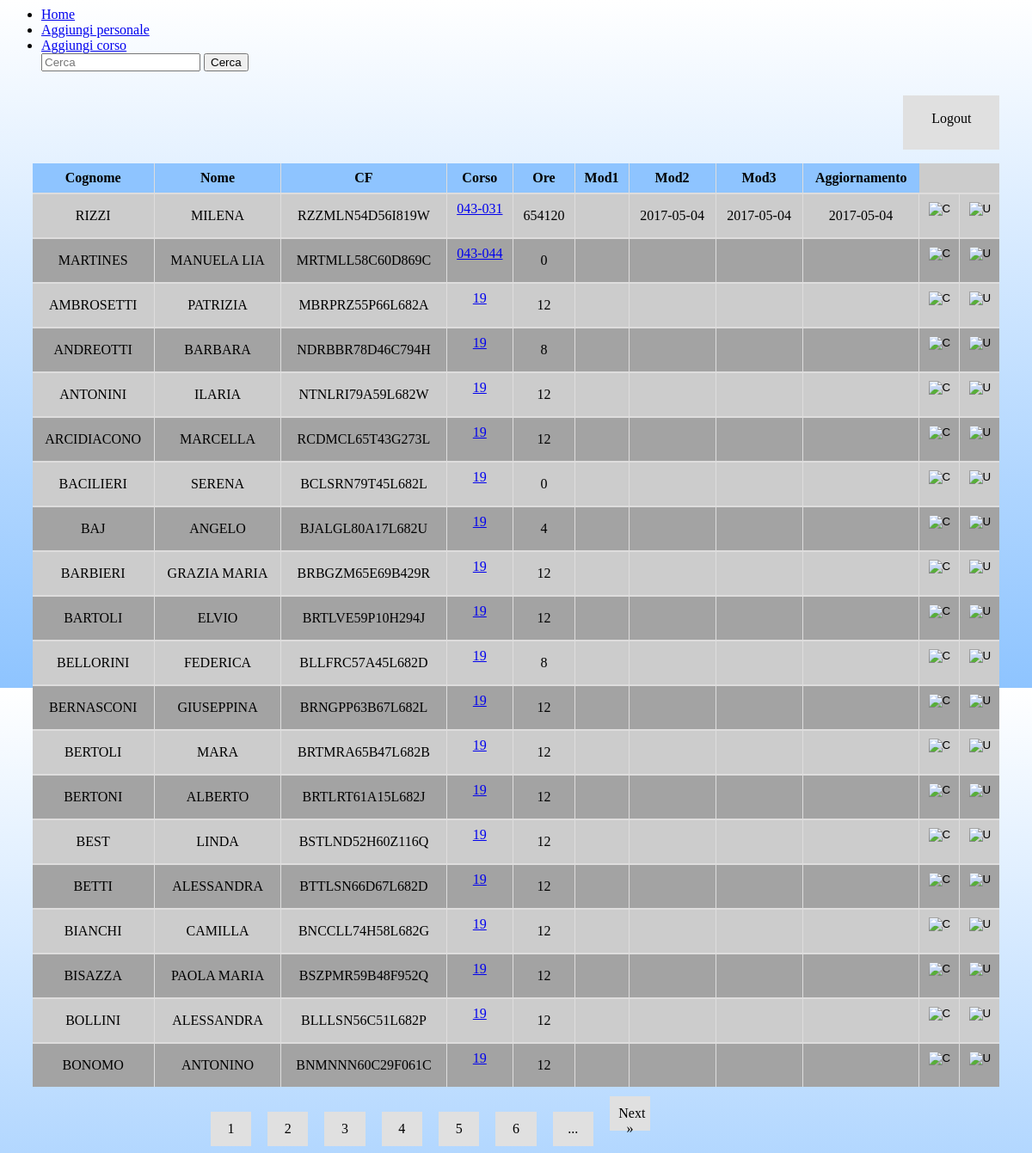
Page /DataView.php (signed in) on the committed database.
### tables this page shows
CREATE TABLE `personale` (
  `Id` int(11) NOT NULL AUTO_INCREMENT,
  `Cognome` varchar(45) DEFAULT NULL,
  `Nome` varchar(45) DEFAULT NULL,
  `DataNascita` date DEFAULT NULL,
  `ComuneNascita` varchar(45) DEFAULT NULL,
  `CF` varchar(20) DEFAULT NULL,
  PRIMARY KEY (`Id`),
  UNIQUE KEY `CF_UNIQUE` (`CF`)
);

CREATE TABLE `corsi_personale` (
  `Id_Sede` int(11) NOT NULL,
  `Id_Personale` int(11) NOT NULL,
  `Id_Corso` varchar(10) DEFAULT NULL,
  `Ore` int(11) DEFAULT NULL,
  `Mod1` date DEFAULT NULL,
  `Mod2` date DEFAULT NULL,
  `Mod3` date DEFAULT NULL,
  `Aggiornamento` date DEFAULT NULL,
  KEY `Link_personale_idx` (`Id_Personale`),
  KEY `Link_Sedi_idx` (`Id_Sede`),
  KEY `Link_corsi_idx` (`Id_Corso`),
  KEY `Linkk_corsi_idx` (`Id_Corso`),
  CONSTRAINT `Link_Sedi` FOREIGN KEY (`Id_Sede`) REFERENCES `sedi` (`id`) ON DELETE NO ACTION ON UPDATE CASCADE,
  CONSTRAINT `Link_personale` FOREIGN KEY (`Id_Personale`) REFERENCES `personale` (`Id`) ON DELETE CASCADE ON UPDATE CASCADE,
  CONSTRAINT `Linkk_corsi` FOREIGN KEY (`Id_Corso`) REFERENCES `corsi` (`Id`) ON DELETE SET NULL ON UPDATE CASCADE
);

### dbHandler.php (called while the page is built, shortened)
<?php
Class DbHandler {
  protected $conn;
  function __construct(){
    $this->servername = 'localhost';
    $this->username = 'root';
    $this->password = 'root';
    $this->dbName = 'corsisicurezzadb';
    try {
      $this->conn = new PDO("mysql:host=$this->servername;dbname=$this->dbName", $this->username, $this->password);
      $this->conn->setAttribute(PDO::ATTR_ERRMODE, PDO::ERRMODE_EXCEPTION);
    }
    catch(PDOException $e) {
      echo "Connection failed: " . $e->getMessage();
    }
  }
  public function query($query){
    try {
      $sth = $this->conn->prepare($query);
      $sth->execute();
      return $sth;
    }
    catch(PDOException $e){
      return null;
    }
  }
}
Class DataViewHandler extends DbHandler{
  private $x_pag;
  private $all_pages;
  function __construct(){
    $search = $this->getSearchedText();
    $this->all_rows = $this->query($this->countQuery($search))->fetchColumn();
    $this->x_pag = $this->getRecordPerPag();
    $this->all_pages = ceil($this->all_rows / $this->x_pag);
  }
  public function buildQuery($searchText){
    $sql = "SELECT corsisicurezzadb.personale.*, corsisicurezzadb.corsi_personale.Id_Sede, corsisicurezzadb.corsi_personale.Id_Corso, corsisicurezzadb.corsi_personale.Ore, corsisicurezzadb.corsi_personale.Mod1, corsisicurezzadb.corsi_personale.Mod2, corsisicurezzadb.corsi_personale.Mod3, corsisicurezzadb.corsi_personale.Aggiornamento".
    " from corsi_personale JOIN personale on (corsi_personale.Id_Personale = personale.Id)".
    " where personale.CF LIKE '%$searchText%'".
    " or personale.Cognome LIKE '%$searchText%'".
    " or personale.Nome LIKE '%$searchText%'".
    " or corsi_personale.Id_Corso LIKE '%$searchText%'".
    " order by corsi_personale.Id_Corso, personale.Cognome";
    return $sql;
  }
  public function countQuery($searchText){
    $sql = "SELECT count(corsisicurezzadb.personale.Id)".
    " from corsi_personale, personale".
    " where corsisicurezzadb.corsi_personale.Id_Personale = corsisicurezzadb.personale.Id".
    " and ( personale.CF LIKE '%$searchText%'".
    " or personale.Cognome LIKE '%$searchText%'".
    " or personale.Nome LIKE '%$searchText%'".
    " or corsi_personale.Id_Corso LIKE '%$searchText%' )";
    return $sql;
  }
  public function getSearchedText(){
    return (string)$_GET['src'];
  }
  public function getPag(){
    $pag = isset($_GET['pag']) ? $_GET['pag'] : 1;
    return $pag;
  }
  public function getRecordPerPag(){
    $x_pag = isset($_GET['rpp']) ? $_GET['rpp'] : 20;
    return $x_pag;
  }
  public function search(){
    $first = ($this->getPag()-1) * $this->x_pag;
    $sth = $this->query($this->buildQuery($this->getSearchedText()).' LIMIT '.$first.', '.$this->x_pag);
    $tab = [];
    while($r = $sth->fetch(PDO::FETCH_ASSOC))
      array_push($tab, $r);
    return $tab;
  }
  public function getPagLinks(){
    $list = array();
    $pag = $this->getPag();
    if($this->all_pages > 1){
    if ($this->all_pages > $pag)
      $list["next"] = $pag +1;
    $npgs = 5;
    for ($i = 0; $i <= $npgs; $i++)
        $list[$i] = $i + $pag;
    if ($this->all_pages > $pag + 5)
      $list["..."] = $pag +5;
    $list["src"] = $this->getSearchedText();
    return $list;
    }
  }
}
Class UserHandler extends DbHandler{
  public function getAcLv(){
    return $_SESSION["accessLv"];
  }
}
?>

### DataView.php (the view, shortened to what this page needs)
<?php
  require_once('dbHandler.php');
  $u = new UserHandler();
  $u->verifySession();
  $lv = $u->getAcLv();
?>
<html>
  <head>
      <link rel="stylesheet" type="text/css" href="style.css">
  </head>
  <body>
    <div class="">
      <div class="">
        <ul class="">
          <li>
            <a href="index.html">Home</a>
          </li>
          <?php
            if ($lv > 0)
              echo '<li><a href="addPersonale.php">Aggiungi personale</a></li>';
            if ($lv > 1)
              echo '<li><a href="addCorso.php">Aggiungi corso</a></li>';
          ?>
          <form action="DataView.php" method="get">
            <input type="text" name="src" placeholder="Cerca" value="<?php echo (isset($_GET['src']))?$_GET['src']:''; ?>" class="searchbox" />
            <input type="submit" value="Cerca" class="searchbtn" />
          </form>
        </ul>
        <ul class="logout-bar">
          <li>
            <a href="LogoutResponse.php">Logout</a>
          </li>
        </ul>
      </div>
      <?php
        $dv_handler = new DataViewHandler();
        $pag = $dv_handler->getPag();
        $src = $dv_handler->getSearchedText();
        $str = "<table class='table'>".
            "<thead>".
                "<tr>".
                  "<th scope='col'>Cognome</th>".
                  "<th scope='col'>Nome</th>".
                  "<th scope='col'>CF</th>".
                  "<th scope='col'>Corso</th>".
                  "<th scope='col'>Ore</th>".
                  "<th scope='col'>Mod1</th>".
                  "<th scope='col'>Mod2</th>".
                  "<th scope='col'>Mod3</th>".
                  "<th scope='col'>Aggiornamento</th>".
                "</tr>".
            "</thead>".
            "<tbody>";
        $i = 0;
        foreach ($dv_handler->search() as $record) {
          $i = $i + 1;
          $str = $str."<tr>
                <td>".$record['Cognome']."</td>
                <td>".$record['Nome']."</td>
                <td>".$record['CF']."</td>
                <td>
                  <form id='$i-details' onclick='submit(this)' action='Corso_details.php' method='POST'>
                    <input type='hidden' name='Id_Corso' value='".$record['Id_Corso']."'/>
                    <input type='hidden' name='pag' value='".$pag."'/>
                    <input type='hidden' name='src' value='".$src."'/>
                    <input type='hidden' name='details' value='submit'/>
                    <a href='#'>".$record['Id_Corso']."</a>
                  </form>
                </td>
                <td>".$record['Ore']."</td>
                <td>".$record['Mod1']."</td>
                <td>".$record['Mod2']."</td>
                <td>".$record['Mod3']."</td>
                <td>".$record['Aggiornamento']."</td>";
          if ($lv > 0)
            $str = $str."<td>
                          <form id='$i-deleteP' onclick='del(this)' method='post'>
                            <input type='hidden' name='Id' value='".$record['Id']."'>
                            <input type='hidden' name='src' value='$src'>
                            <input type='hidden' name='pag' value='$pag'>
                            <input type='image' value='C'>
                          </form>
                        </td>
                        <td>
                          <form id='$i-updateP' action='updatePers.php' method='post'>
                            <input type='hidden' name='person' value='".serialize($record)."'>
                            <input type='hidden' name='src' value='$src'>
                            <input type='hidden' name='pag' value='$pag'>
                            <input type='image' value='U'>
                          </form>
                        </td>";
            $str = $str."</tr>";
        }
        $str = $str."</tbody> </table> <div class='pagcontainer'>";
        $l = $dv_handler->getPagLinks();
        if ($l != null){
          foreach ($dv_handler->getPagLinks() as $key => $value) {
            if ($key != 'src' && $key != 'prev' && $key != 'next' && $key != '...'){
              $echo = $echo."<a class = 'page-btn'  href=\"" . $_SERVER['PHP_SELF'] . "?pag=" . $value .'&src='.$l["src"]. "\">".$value."</a>";
            }
          }
          if(isset($l['...']))
            $echo = $echo."<a class = 'page-btn'  href=\"" . $_SERVER['PHP_SELF'] . "?pag=" . $l['...'] .'&src='.$l["src"]. "\">...</a>";
          if(isset($l['next']))
            $echo = $echo."<a class = 'page-btn'  href=\"" . $_SERVER['PHP_SELF'] . "?pag=" . $l['next'] .'&src='.$l["src"]. "\">Next &raquo;</a>";
          $str = $str.$echo;
      }
      $str = $str."</div>";
      echo $str;
      ?>
    </div>
  </body>
</html>

### css/style.css (style rules this page uses)
* { box-sizing: border-box; }
body { background: linear-gradient(to top,#8ec4ff,#ffffff); }
.logout-bar { list-style-type: none; display: inline-block; margin-top: 0; margin-right: 2.5%; padding: 0; overflow: hidden; background: #e0e0e0; color: black; height: 8%; width: auto; float: right; text-align: center; margin-top: 1%; }
.logout-bar li { float: inherit; border-right: 2px solid #8b8b8b; text-align: center; width: auto; padding: 18px; }
.logout-bar li:last-child { border-right: none; }
.logout-bar li a { color: black; text-align: center; padding: 15; text-decoration: none; }
.table { width: 95%; border-collapse: collapse; background-color: #cccccc; color: black; margin-left: 2.5%; }
.table thead { background: #8ec4ff; border-bottom: 2px solid #dedddd; }
.table th[scope=col] { border-right: 1px solid #dedddd; padding: 8px; text-align: center; vertical-align: middle; }
.table th[scope=col]:last-child { border-right: none; }
.table tr { border-bottom: 2px solid #dedddd; }
.table tr:nth-child(even) { background: #a3a3a3; }
.table tbody tr:last-child { border-bottom: none; }
.table td { padding: 8px; border-left: 1px solid #dedddd; text-align: center; vertical-align: middle; }
.table td:first-child { border-left: none; }
.pagcontainer { margin-left: 20%; margin-top: 1%; }
.page-btn { text-decoration: none; -webkit-appearance: button; -moz-appearance: button; appearance: button; color: black; background-color: #e0e0e0; text-align: center; margin-left: 2%; width: 5%; height: 5%; padding: 1.1%; }
.page-btn:first-child { margin-left: 0; }

### rows in the picture
personale: Cognome "RIZZI", Nome "MILENA", CF "RZZMLN54D56I819W"
corsi_personale: Id_Corso "043-031", Ore "654120", Mod2 "2017-05-04", Mod3 "2017-05-04", Aggiornamento "2017-05-04"
personale: Cognome "MARTINES", Nome "MANUELA LIA", CF "MRTMLL58C60D869C"
corsi_personale: Id_Corso "043-044", Ore "0"
personale: Cognome "AMBROSETTI", Nome "PATRIZIA", CF "MBRPRZ55P66L682A"
corsi_personale: Id_Corso "19", Ore "12"
personale: Cognome "ANDREOTTI", Nome "BARBARA", CF "NDRBBR78D46C794H"
corsi_personale: Id_Corso "19", Ore "8"
personale: Cognome "ANTONINI", Nome "ILARIA", CF "NTNLRI79A59L682W"
corsi_personale: Id_Corso "19", Ore "12"
personale: Cognome "ARCIDIACONO", Nome "MARCELLA", CF "RCDMCL65T43G273L"
corsi_personale: Id_Corso "19", Ore "12"
personale: Cognome "BACILIERI", Nome "SERENA", CF "BCLSRN79T45L682L"
corsi_personale: Id_Corso "19", Ore "0"
personale: Cognome "BAJ", Nome "ANGELO", CF "BJALGL80A17L682U"
corsi_personale: Id_Corso "19", Ore "4"
personale: Cognome "BARBIERI", Nome "GRAZIA MARIA", CF "BRBGZM65E69B429R"
corsi_personale: Id_Corso "19", Ore "12"
personale: Cognome "BARTOLI", Nome "ELVIO", CF "BRTLVE59P10H294J"
corsi_personale: Id_Corso "19", Ore "12"
personale: Cognome "BELLORINI", Nome "FEDERICA", CF "BLLFRC57A45L682D"
corsi_personale: Id_Corso "19", Ore "8"
personale: Cognome "BERNASCONI", Nome "GIUSEPPINA", CF "BRNGPP63B67L682L"
corsi_personale: Id_Corso "19", Ore "12"
personale: Cognome "BERTOLI", Nome "MARA", CF "BRTMRA65B47L682B"
corsi_personale: Id_Corso "19", Ore "12"
personale: Cognome "BERTONI", Nome "ALBERTO", CF "BRTLRT61A15L682J"
corsi_personale: Id_Corso "19", Ore "12"
personale: Cognome "BEST", Nome "LINDA", CF "BSTLND52H60Z116Q"
corsi_personale: Id_Corso "19", Ore "12"
personale: Cognome "BETTI", Nome "ALESSANDRA", CF "BTTLSN66D67L682D"
corsi_personale: Id_Corso "19", Ore "12"
personale: Cognome "BIANCHI", Nome "CAMILLA", CF "BNCCLL74H58L682G"
corsi_personale: Id_Corso "19", Ore "12"
personale: Cognome "BISAZZA", Nome "PAOLA MARIA", CF "BSZPMR59B48F952Q"
corsi_personale: Id_Corso "19", Ore "12"
personale: Cognome "BOLLINI", Nome "ALESSANDRA", CF "BLLLSN56C51L682P"
corsi_personale: Id_Corso "19", Ore "12"
personale: Cognome "BONOMO", Nome "ANTONINO", CF "BNMNNN60C29F061C"
corsi_personale: Id_Corso "19", Ore "12"

### other values in the picture
$value "1 2 3 4 5 6"
